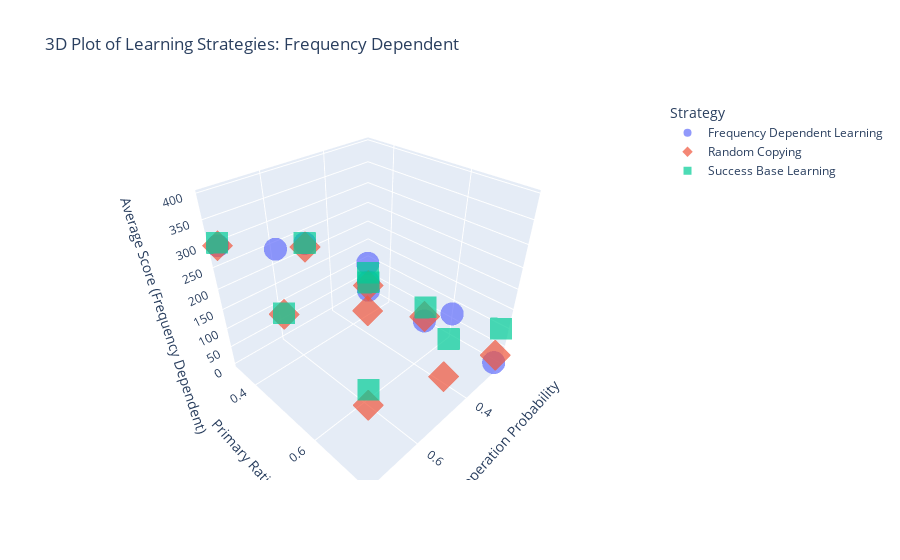

The code cell stored with this chart in its notebook:
### Code cell
# creating a 3D plot to explore the average scores for intital cooperator probabilities and the primary strategy ratio

initial_cooperate_prob_range = np.arange(0.25, 0.76, 0.25)
primary_strategy_range = np.array([1/3, 0.53, 0.73])

filtered_df_po = df[(df['payoff_CC'] == 1) & (df['payoff_CD'] == 0) & (df['payoff_DC'] == 2) & (df['payoff_DD'] == 0)]
last_steps_po = filtered_df_po.groupby(['RunId', 'iteration']).agg({'Step': 'max'}).reset_index()
last_steps_po = pd.merge(filtered_df_po, last_steps_po, how='inner', on=['RunId', 'iteration', 'Step'])
grouped_po = last_steps_po.groupby(['initial_cooperate_prob', 'primary_ratio', 'primary_strategy']).mean().reset_index()


fig = px.scatter_3d(grouped_po, x='initial_cooperate_prob', y='primary_ratio', z='Average Score(Frequency Dependent)',
                     color='primary_strategy', symbol='primary_strategy', opacity=0.7,
                     labels={
                         "initial_cooperate_prob": "Initial Cooperation Probability",
                         "primary_ratio": "Primary Ratio",
                         "Average Score(Frequency Dependent)": "Average Score (Frequency Dependent)"
                     },
                     title="3D Plot of Learning Strategies: Frequency Dependent")
fig.update_layout(legend_title_text='Strategy')
fig.show()

### Figure 1 — Plotly figure (JSON) as saved in the notebook; plotly's stock layout.template omitted (floating-point values rounded to 4 significant figures)
{"data": [{"hovertemplate": "primary_strategy=Frequency Dependent Learning<br>Initial Cooperation Probability=%{x}<br>Primary Ratio=%{y}<br>Average Score (Frequency Dependent)=%{z}<extra></extra>", "legendgroup": "Frequency Dependent Learning", "marker": {"color": "#636efa", "opacity": 0.7, "symbol": "circle"}, "mode": "markers", "name": "Frequency Dependent Learning", "scene": "scene", "showlegend": true, "type": "scatter3d", "x": [0.25, 0.25, 0.25, 0.5, 0.5, 0.5, 0.75, 0.75, 0.75], "y": [0.3333, 0.53, 0.73, 0.3333, 0.53, 0.73, 0.3333, 0.53, 0.73], "z": [29.9, 8.035, 3.209, 225.0, 259.4, 248.0, 297.9, 369.9, 393.1]}, {"hovertemplate": "primary_strategy=Random Copying<br>Initial Cooperation Probability=%{x}<br>Primary Ratio=%{y}<br>Average Score (Frequency Dependent)=%{z}<extra></extra>", "legendgroup": "Random Copying", "marker": {"color": "#EF553B", "opacity": 0.7, "symbol": "diamond"}, "mode": "markers", "name": "Random Copying", "scene": "scene", "showlegend": true, "type": "scatter3d", "x": [0.25, 0.25, 0.25, 0.5, 0.5, 0.5, 0.75, 0.75, 0.75], "y": [0.3333, 0.53, 0.73, 0.3333, 0.53, 0.73, 0.3333, 0.53, 0.73], "z": [18.71, 22.02, 25.42, 216.3, 146.5, 102.0, 298.0, 246.2, 184.4]}, {"hovertemplate": "primary_strategy=Success Base Learning<br>Initial Cooperation Probability=%{x}<br>Primary Ratio=%{y}<br>Average Score (Frequency Dependent)=%{z}<extra></extra>", "legendgroup": "Success Base Learning", "marker": {"color": "#00cc96", "opacity": 0.7, "symbol": "square"}, "mode": "markers", "name": "Success Base Learning", "scene": "scene", "showlegend": true, "type": "scatter3d", "x": [0.25, 0.25, 0.25, 0.5, 0.5, 0.5, 0.75, 0.75, 0.75], "y": [0.3333, 0.53, 0.73, 0.3333, 0.53, 0.73, 0.3333, 0.53, 0.73], "z": [28.92, 49.85, 100.3, 225.9, 238.1, 193.2, 304.0, 248.4, 217.7]}], "layout": {"legend": {"title": {"text": "Strategy"}, "tracegroupgap": 0}, "scene": {"domain": {"x": [0, 1], "y": [0, 1]}, "xaxis": {"title": {"text": "Initial Cooperation Probability"}}, "yaxis": {"title": {"text": "Primary Ratio"}}, "zaxis": {"title": {"text": "Average Score (Frequency Dependent)"}}}, "title": {"text": "3D Plot of Learning Strategies: Frequency Dependent"}}}
